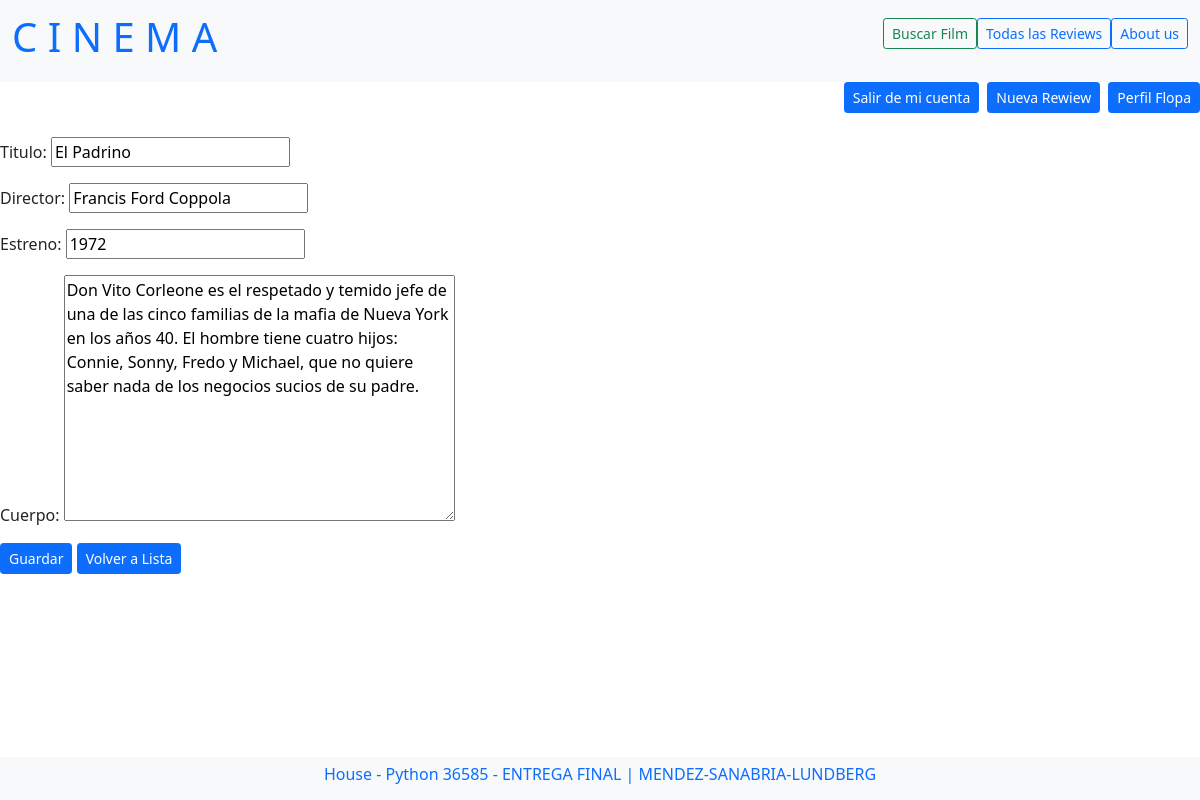
Page /reviews/editar/6/ (signed in) on the committed database.
### reviews/models.py (models this page shows, shortened)
class ReviewModel(models.Model):
    titulo = models.CharField(max_length=100)
    director = models.CharField(max_length=100)
    estreno = models.CharField(max_length=100)
    cuerpo = models.TextField()
    autor = models.ForeignKey(User, on_delete=models.CASCADE)
    fecha_creacion = models.DateField(auto_now_add=True)

### reviews/views.py (the view)
# urls.py: path('editar/<pk>/', views.ReviewUpdate.as_view(), name ="review_update"),
class ReviewUpdate(LoginRequiredMixin, UserPassesTestMixin, UpdateView):
    model = ReviewModel
    success_url = reverse_lazy("reviews_list")
    fields = ["titulo", "director", "estreno", "cuerpo"]
    def test_func(self):
        exist = ReviewModel.objects.filter(autor=self.request.user.id, id=self.kwargs['pk'])
        return True if exist else False

### reviews/templates/reviews/reviewmodel_form.html (shortened to what this page needs)
{% extends "reviews/reviews_inicio.html" %}
{% block content %}
<form method="post">
    {{ form.as_p }}
    <input class="btn btn-primary btn-sm" type="submit" value="Guardar">
    <a class="btn btn-primary btn-sm" role="button" href="{% url 'reviews_list' %}">Volver a Lista</a>
</form>
{% endblock %}

### reviews/templates/reviews/reviews_inicio.html (shortened to what this page needs)
<!doctype html>
<html lang="en">
  <head>
    <link href="https://cdn.jsdelivr.net/npm/bootstrap@5.0.2/dist/css/bootstrap.min.css" rel="stylesheet">
  </head>
  <body>
    <nav class="navbar navbar-expand-lg bg-light" >
        <div class="container-fluid">
        <a class="navbar-brand" href="{% url 'inicio' %}">
             <h1> C  I  N  E  M  A </h1>
            </a>
          <div class="d-grid gap-2 d-md-flex justify-content-md-end" id="navbarSupportedContent">
            <ul class="navbar-nav me-auto mb-2 mb-lg-0">
              <li class="nav-item">
                <a class="btn btn-outline-success btn-sm" aria-current="page" href="{% url 'buscar' %}">Buscar Film</a>
              </li>
              <li class="nav-item">
                <a class="btn btn-outline-primary btn-sm" href="{% url 'reviews_list' %}">Todas las Reviews</a>
              </li>
              <li class="nav-item">
                <a class="btn btn-outline-primary btn-sm" href="{% url 'about_us' %}">About us</a>
              </li>
          </div>
        </div>
      </nav>
      {% if user.is_authenticated %}
  <div class="d-grid gap-2 d-md-flex justify-content-md-end">
  <a href="{% url 'user_logout' %}">
    <button type="button" class="btn btn-primary btn-sm">
      Salir de mi cuenta
    </button></a>
    <a href="{% url 'review_create' %}">
    <button type="button" class="btn btn-primary btn-sm">
      Nueva Rewiew
    </button></a>
  <a href="{% url 'user_profile' user.id %}">
    <button type="button" class="btn btn-primary btn-sm">
      Perfil {{user.username}}
    </button></a>
  </div>
  <br>
  {% endif %}
  {% block content %}{% endblock %}
  </body>
  <ul class="nav bg-light fixed-bottom justify-content-center">
    <li class="nav-item">
      <a class="nav-link active" href="{% url 'about_us' %}"><h6> House - Python 36585 - ENTREGA FINAL | MENDEZ-SANABRIA-LUNDBERG</h6></a>
    </li>
  </ul>
</html>

### rows in the picture
ReviewModel: titulo "El Padrino", director "Francis Ford Coppola", estreno "1972", cuerpo "Don Vito Corleone es el respetado y temido jefe de una de las cinco familias de la mafia de Nueva York en los años 40. El hombre tiene cuatro hijos: Connie, Sonny, Fredo y Michael, que no quiere saber nada de los negocios sucios de su padre."

### other values in the picture
{{ user.username }} "Flopa"
